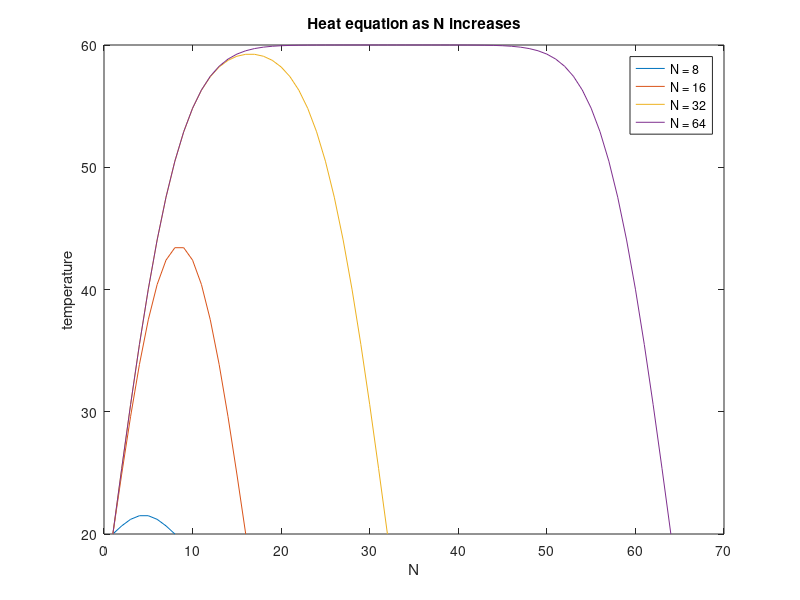
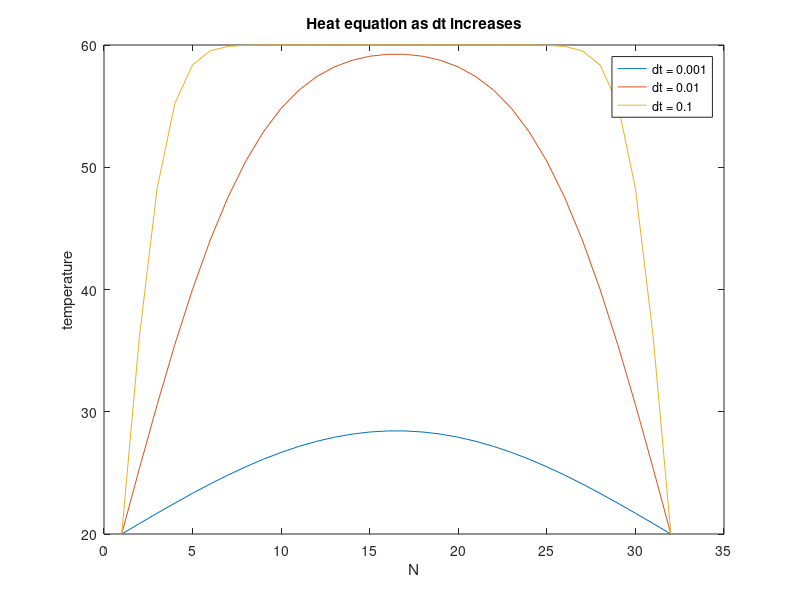

Reproduce these figures in MATLAB, in order.
%% Heat equation in 1-D

figure(1)

N = [8 16 32 64];

for k = 1:length(N)
    L = 0.025;
    t_tot = 5;
    n = N(k);
    dx = L / n;
    x = 1:n;
    dt = 0.01;
    t = 0:dt:t_tot;
    alpha = 0.035;
    T0 = 60 * ones(1,n);
    T1 = 20 * ones(1,n);
    T0(1) = 20;
    T0(end) = 20;
    for j=1:length(t)
        for i=2:n-1
            T1(i)=T0(i)+alpha*(T0(i+1)-2*T0(i)+T0(i-1));
        end
        T0=T1;
    end
    plot(T1)   
    hold on;
end

title('Heat equation as N increases');
legend('N = 8', 'N = 16', 'N = 32', 'N = 64');
xlabel('N');
ylabel('temperature');

figure(2);

N = 32;
Dt = [0.001 0.01 0.1];
for k = 1:length(Dt)
    L = 0.025;
    t_tot = 5;
    n = N;
    dx = L / n;
    x = 1:n;
    dt = Dt(k)
    t = 0:dt:t_tot;
    alpha = 0.035;
    T0 = 60 * ones(1,n);
    T1 = 20 * ones(1,n);
    T0(1) = 20;
    T0(end) = 20;
    for j=1:length(t)
        for i=2:n-1
            T1(i)=T0(i)+alpha*(T0(i+1)-2*T0(i)+T0(i-1));
        end
        T0=T1;
    end
    plot(T1)
    hold on;
end

title('Heat equation as dt increases');
legend('dt = 0.001', 'dt = 0.01', 'dt = 0.1');
xlabel('N');
ylabel('temperature');

%% Laplace

% Solving the 2-D Laplace's equation by the Finite DifferenceMethod
% Numerical scheme used is a second order central difference in space (5-point difference)

NX = [4 8 16 32 64 128 256];
NY = [4 8 16 32 64 128 256];
% NX = 4;
% NY = 4;

% Tolerance.
tol = 0.01

C = zeros(1, length(NX));

for k = 1:length(NX)
    %Specifying parameters
    %     nx=60;                           %Number of steps in space(x)
    %     ny=60;                           %Number of steps in space(y)
    nx = NX(k);
    ny = NY(k);
    niter=10000;                     %Number of iterations
    dx=2/(nx-1);                     %Width of space step(x)
    dy=2/(ny-1);                     %Width of space step(y)
    x=0:dx:2;                        %Range of x(0,2) and specifying the grid points
    y=0:dy:2;                        %Range of y(0,2) and specifying the grid points
      
    % Calculate C for the convergence condition.
    if k > 1
        C(k) = abs(x(k+1) - x(k)) / abs(x(k) - x(k-1));   
    end   
    
    
    %Initial Conditions
    p=zeros(ny,nx);                  %Preallocating p
    pn=zeros(ny,nx);                 %Preallocating pn
    
    
    %Boundary conditions
    p(:,1)=0;
    p(:,nx)=y;
    p(1,:)=0;
    p(ny,:)=x;
    
    
    %Explicit iterative scheme with C.D in space (5-point difference)
    j=2:nx-1;
    i=2:ny-1;
    for it=1:niter
        pn=p;
        p(i,j)=((dy^2*(pn(i+1,j)+pn(i-1,j)))+(dx^2*(pn(i,j+1)+pn(i,j-1))))/(2*(dx^2+dy^2));
        %Boundary conditions (Neumann conditions)
        p(:,1)=0;
        p(:,nx)=y;
        p(1,:)=0;
        p(ny,:)=x;  
        if (C(k) / (1 - C(k))) * abs(x(k+1) - x(k)) <= tol
            break
        end
        
    end
    
    p
    
    %Plotting the solution
    
%     surf(x,y,p,'EdgeColor','none');
%     shading interp
%     title({'2-D Laplace''s equation';['{\itNumber of iterations} = ',num2str(it)]})
%     xlabel('Spatial co-ordinate (x) \rightarrow')
%     ylabel('{\leftarrow} Spatial co-ordinate (y)')
%     zlabel('Solution profile (P) \rightarrow')
    
end

